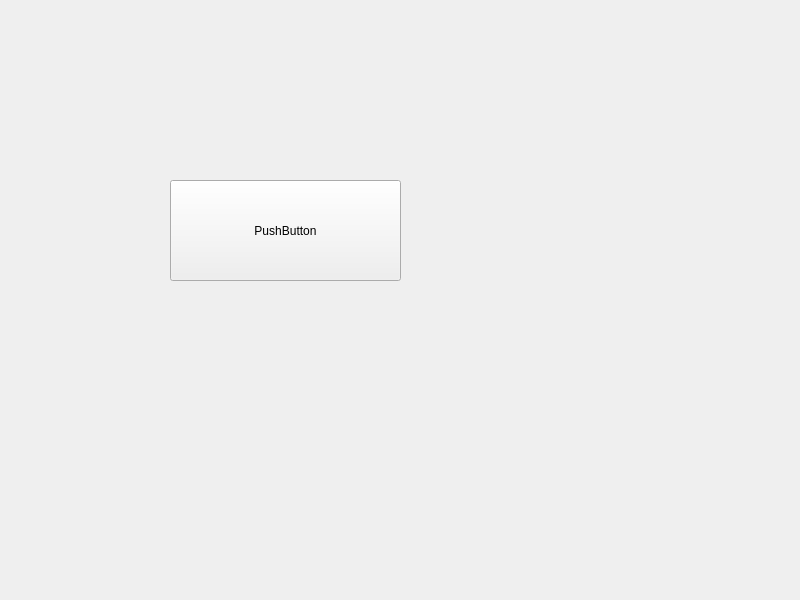
<?xml version="1.0" encoding="UTF-8"?>
<ui version="4.0">
 <class>Widget</class>
 <widget class="QWidget" name="Widget">
  <property name="geometry">
   <rect>
    <x>0</x>
    <y>0</y>
    <width>800</width>
    <height>600</height>
   </rect>
  </property>
  <property name="windowTitle">
   <string>Widget</string>
  </property>
  <widget class="QPushButton" name="pushButton">
   <property name="geometry">
    <rect>
     <x>170</x>
     <y>180</y>
     <width>231</width>
     <height>101</height>
    </rect>
   </property>
   <property name="text">
    <string>PushButton</string>
   </property>
  </widget>
 </widget>
 <resources/>
 <connections/>
</ui>
